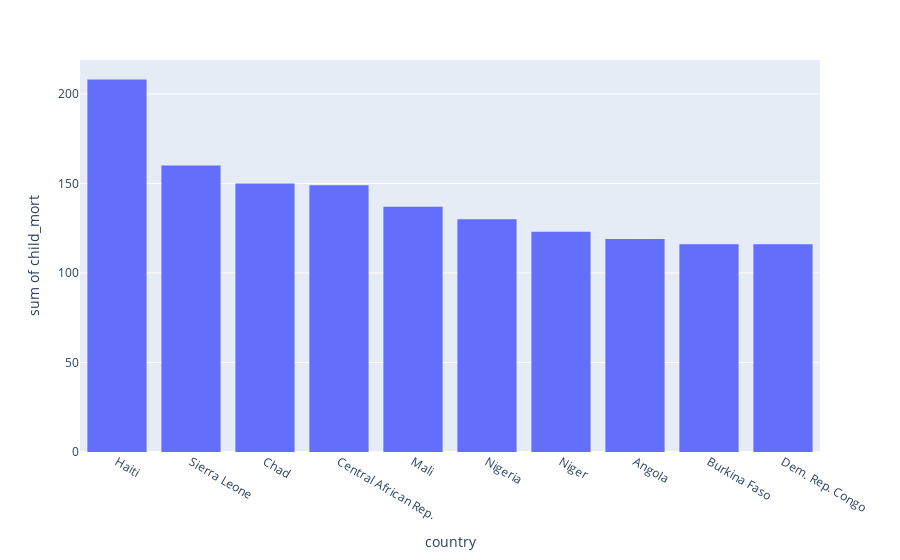

Source (notebook cell):
### Code cell
view_distribution(df,'child_mort',False)

### Figure 1 — Plotly figure (JSON) as saved in the notebook; plotly's stock layout.template omitted (floating-point values rounded to 4 significant figures)
{"data": [{"alignmentgroup": "True", "bingroup": "x", "histfunc": "sum", "hovertemplate": "country=%{x}<br>sum of child_mort=%{y}<extra></extra>", "legendgroup": "", "marker": {"color": "#636efa", "pattern": {"shape": ""}}, "name": "", "offsetgroup": "", "orientation": "v", "showlegend": false, "type": "histogram", "x": ["Haiti", "Sierra Leone", "Chad", "Central African Rep.", "Mali", "Nigeria", "Niger", "Angola", "Burkina Faso", "Dem. Rep. Congo"], "xaxis": "x", "y": [208, 160, 150, 149, 137, 130, 123, 119, 116, 116], "yaxis": "y"}], "layout": {"barmode": "relative", "legend": {"tracegroupgap": 0}, "margin": {"t": 60}, "xaxis": {"anchor": "y", "domain": [0, 1], "title": {"text": "country"}}, "yaxis": {"anchor": "x", "domain": [0, 1], "title": {"text": "sum of child_mort"}}}}
